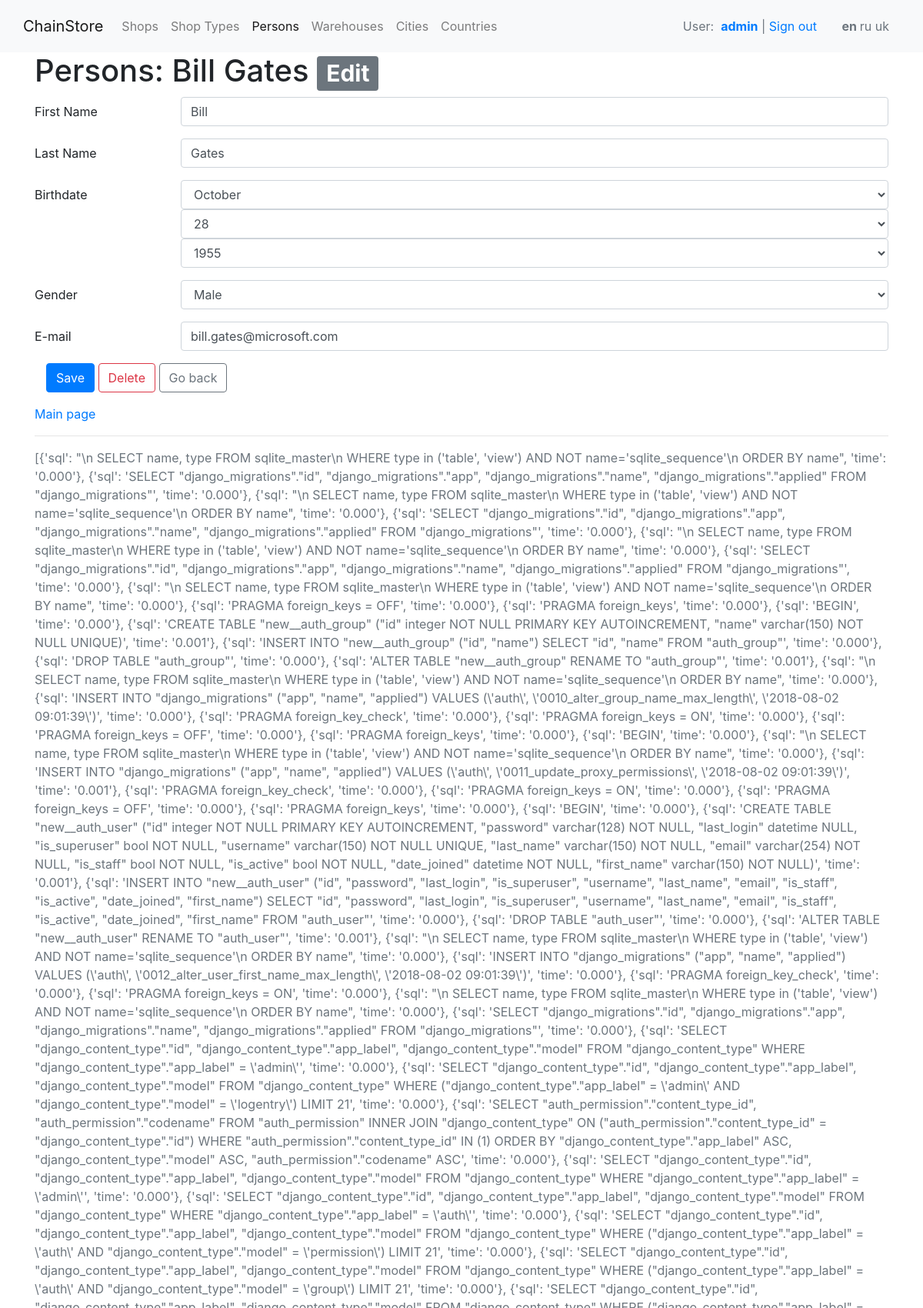
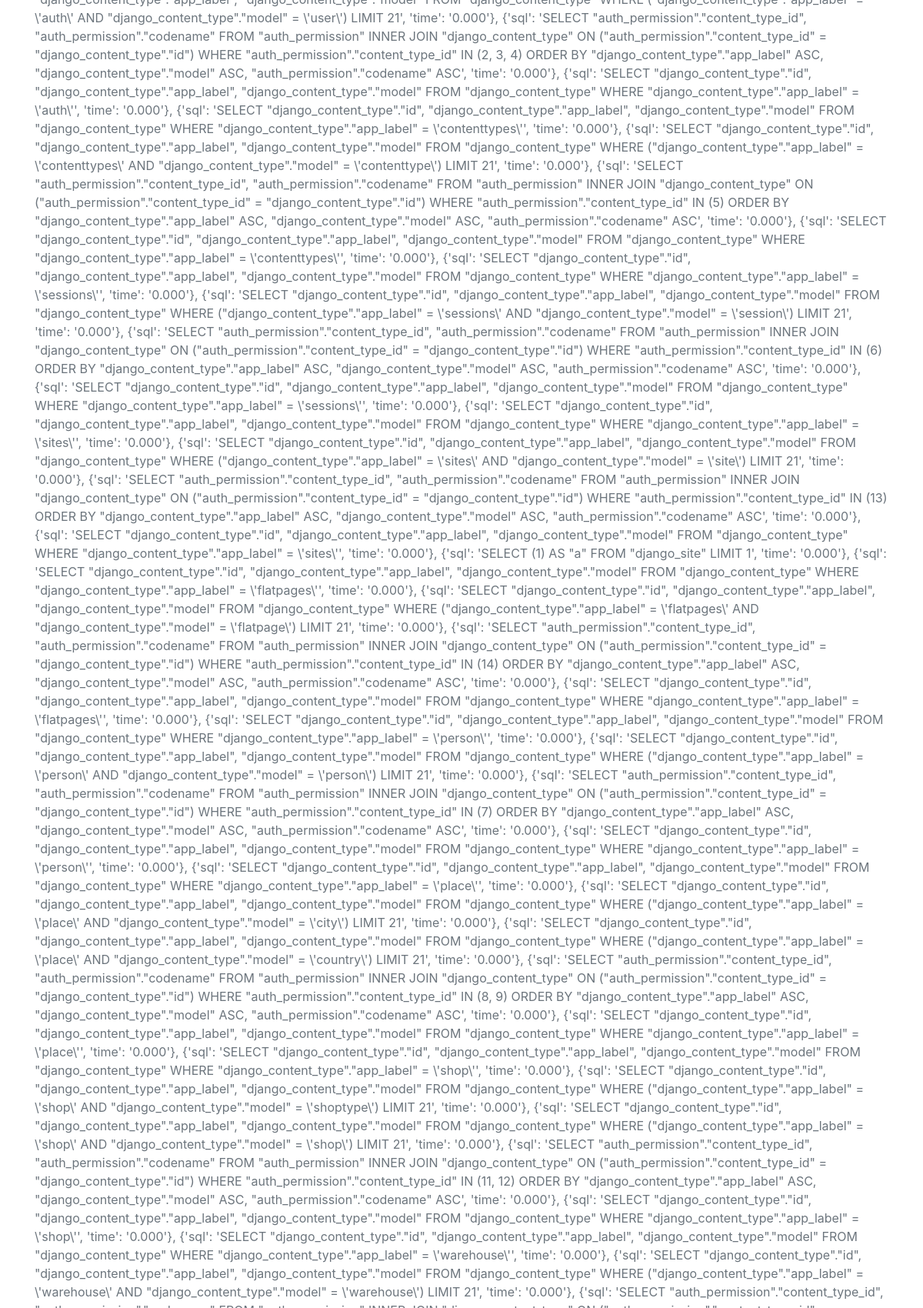
/person/3/edit (signed in, upper part), run on the app's committed database (2 pictures, top to bottom).
### person/models.py (models this page shows, shortened)
class Person(models.Model):
    GENDER_MALE = True
    GENDER_FEMALE = False
    GENDER_NOT_SURE = None
    GENDER_CHOISES = (
        (GENDER_MALE, _('Male')),
        (GENDER_FEMALE, _('Female')),
        (GENDER_NOT_SURE, _('Not Sure')),
    )
    first_name = models.CharField(max_length=50, verbose_name=_('First Name'))
    last_name = models.CharField(max_length=50, verbose_name=_('Last Name'))
    birthdate = models.DateField(default=datetime.datetime.now, verbose_name=_('birthdate'))
    gender = models.NullBooleanField(choices=GENDER_CHOISES, verbose_name=_('gender'))
    email = models.EmailField(max_length=70, unique=True, verbose_name='e-mail')
    class Meta:
        verbose_name = _('Person')
        verbose_name_plural = _('Persons')
        ordering = ('first_name', 'last_name')
    def __str__(self):
        return f'{self.first_name} {self.last_name}'

### person/views.py (the view)
# urls.py: re_path(r'^person/(?P<pk>\d+|new)/edit$', login_required(person_edit), name='person_edit'),
@permission_required('person.add_person')
def person_edit(request, pk):
    if pk == 'new':
        instance = None
    else:
        instance = get_object_or_404(Person, pk=pk)
    form = PersonForm(request.POST or None, instance=instance)
    if form.is_valid():
        person = form.save()
        messages.success(request, 'Successfully saved!')
        return redirect('person_edit', pk=person.pk)
    return render(
        request,
        'person/person_edit.html',
        {
            'main_menu_key': 'persons',
            'form': form,
        },
    )

### person/forms.py
class PersonForm(forms.ModelForm):
    birthdate = forms.DateField(
        widget=forms.SelectDateWidget(years=range(datetime.now().year - 100, datetime.now().year + 1)),
        initial=datetime.now(),
        label=_('Birthdate'),
    )
    class Meta:
        model = Person
        fields = '__all__'

### chainstore/context_processors.py (called while the page is built)
def copyright_year():
    opening_year = 2018
    current_year = datetime.now().year
    if current_year > opening_year:
        return f'{opening_year}-{current_year}'
    return opening_year

def chainstore_constants(request):
    return {
        'AUTHOR': 'Maksym Skorupskyi',
        'WEBSITE': 'ChainStore',
        'COPYRIGHT_YEAR': copyright_year(),
        'MAIN_MENU': MAIN_MENU,
        'sql_queries': connection.queries,
    }

### chainstore/templatetags/chainstore_template_tags.py (called while the page is built)
@register.inclusion_tag('chainstore/tags/messages.html', takes_context=True)
def show_messages(context, show=True):
    return {'messages': (context.get('messages') if show else None)}

@register.inclusion_tag('chainstore/tags/form_field_errors.html')
def show_form_field_errors(field_errors):
    return {'errors': field_errors}

### person/templates/person/person_edit.html
{% include 'chainstore/_edit.html' with page_title='Persons' page_back_button_url='person' %}

### chainstore/templates/chainstore/_edit.html (shortened to what this page needs)
{% extends 'base.html' %}
{% load i18n chainstore_template_tags widget_tweaks %}
{% block content %}
    <h1>
        {% trans page_title %}:
        {% if form.instance.pk %}{{ form.instance }}
            <span class="badge badge-secondary">{% trans 'Edit' %}</span>
        {% else %}
            <span class="badge badge-secondary">{% trans 'Add New' %}</span>
        {% endif %}
    </h1>
    <form class="form-horizontal" role="form" method="post" novalidate>
        {% for field in form %}
            <div class="form-group row">
                <label class="col-sm-2 col-form-label" for="id_{{ field.name }}">{{ field.label }}</label>
                <div class="col-sm-10">
                    {{ field|attr:"class:form-control" }}
                </div>
            </div>
        {% endfor %}
        <div class="form-group">
            <div class="col-sm-offset-3 col-sm-6">
                <button type="submit" class="btn btn-primary">{% trans 'Save' %}</button>
                <a href="delete">
                    <button type="button" class="btn btn-outline-danger">{% trans 'Delete' %}</button>
                </a>
                <a href="{% url page_back_button_url %}" class="btn btn-outline-secondary">{% trans 'Go back' %}</a>
            </div>
        </div>
    </form>
{% endblock %}

### templates/header.html (shortened to what this page needs)
{% load i18n %}
<nav class="navbar navbar-expand navbar-light bg-light flex-column flex-md-row bd-navbar">
    <div class="container">
        <a class="navbar-brand" href="{% url 'main' %}">{{ WEBSITE }}</a>
        <div class="collapse navbar-collapse" id="navbarSupportedContent">
            <ul class="navbar-nav mr-auto">
                {% for key, item in MAIN_MENU %}
                    <li {% if main_menu_key == key %} class="active"{% endif %}>
                        <a class="nav-link" href="{{ item.url }}">{{ item.title }}</a>
                    </li>
                {% endfor %}
            </ul>
        </div>
        <div class="nav navbar-right text-secondary" style="padding: 14px;">
            {% if user.is_authenticated %}
                User: &nbsp<a href="{% url 'login' %}" style="font-weight: bold;">{{ user.username }}</a>
                 &nbsp|&nbsp <a href="{% url 'logout' %}">Sign out</a>&nbsp
            {% else %}
                You are not logged in: &nbsp
                <a href="{% url 'login' %}">Sign in</a>
            {% endif %}
        </div>
        <div class="nav navbar-right" style="padding: 14px;">
            <form action="{% url 'set_language' %}" method="post">
                {% get_language_info_list for LANGUAGES as languages %}
                {% for language in languages %}
                    <a href="#" title="{{ language.name_local }}" class="text-secondary"
                       {% if language.code == LANGUAGE_CODE %}style="font-weight: bold;"{% endif %}
                       onclick="$('#set_lang_code').val('{{ language.code }}').closest('form').submit(); return false;">
                        {{ language.code }} </a>
                {% endfor %}
            </form>
        </div>
    </div>
</nav>

### chainstore/static/chainstore/css/style.css (style rules this page uses)
html { position: relative; min-height: 100%; }
body { margin-bottom: 50px; }

### data on the page
Person: instance "Bill Gates", form "Bill" "Gates" "Male" "bill.gates@microsoft.com"

### other printed values
{{ WEBSITE }} "ChainStore"
{{ item.title }} "Shops" "Shop Types" "Persons" "Warehouses" "Cities" "Countries"
{{ user.username }} "admin"
{{ language.code }} "en" "ru" "uk"
{{ field.label }} "First Name" "Last Name" "Birthdate" "Gender" "E-mail"
